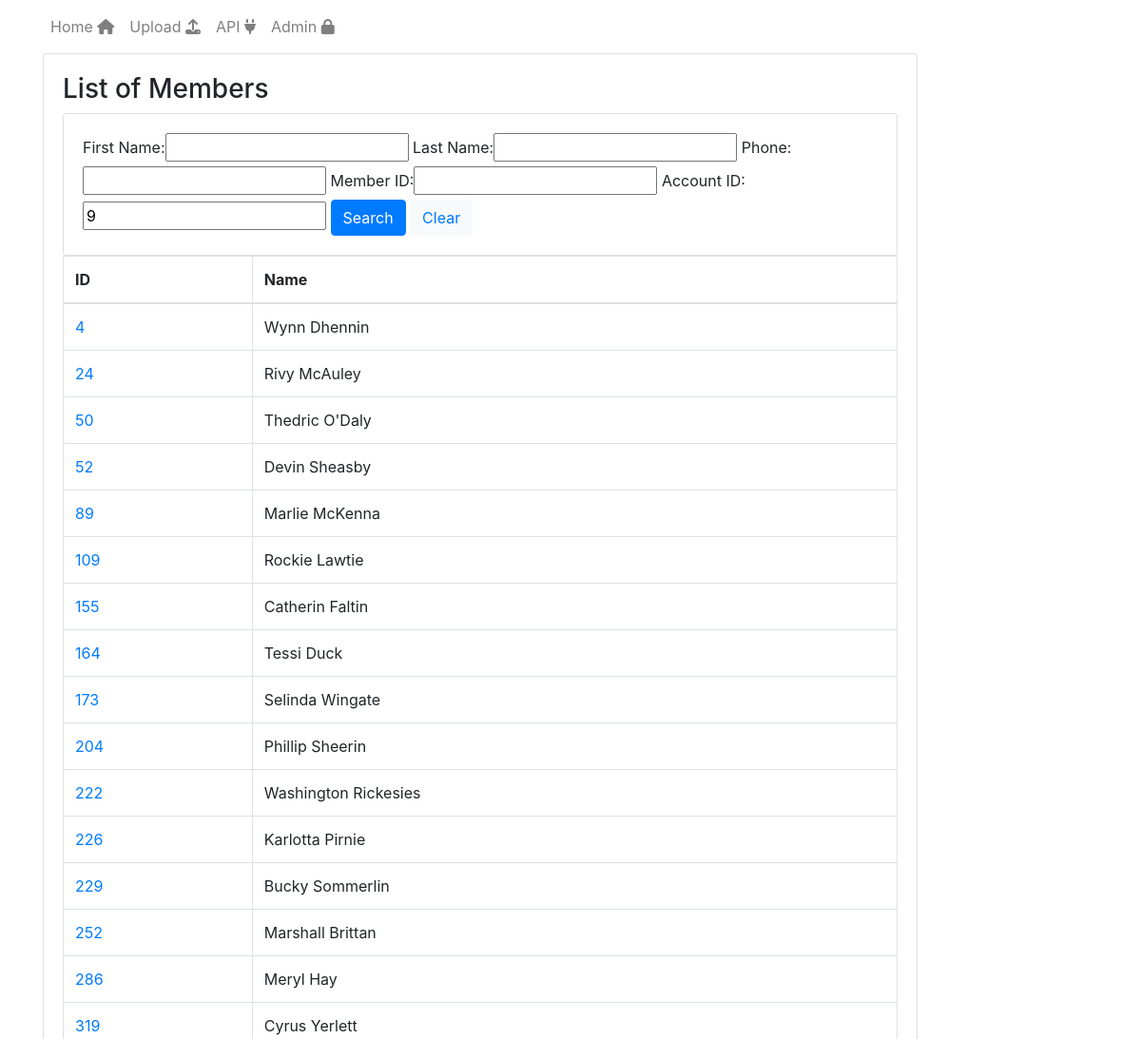
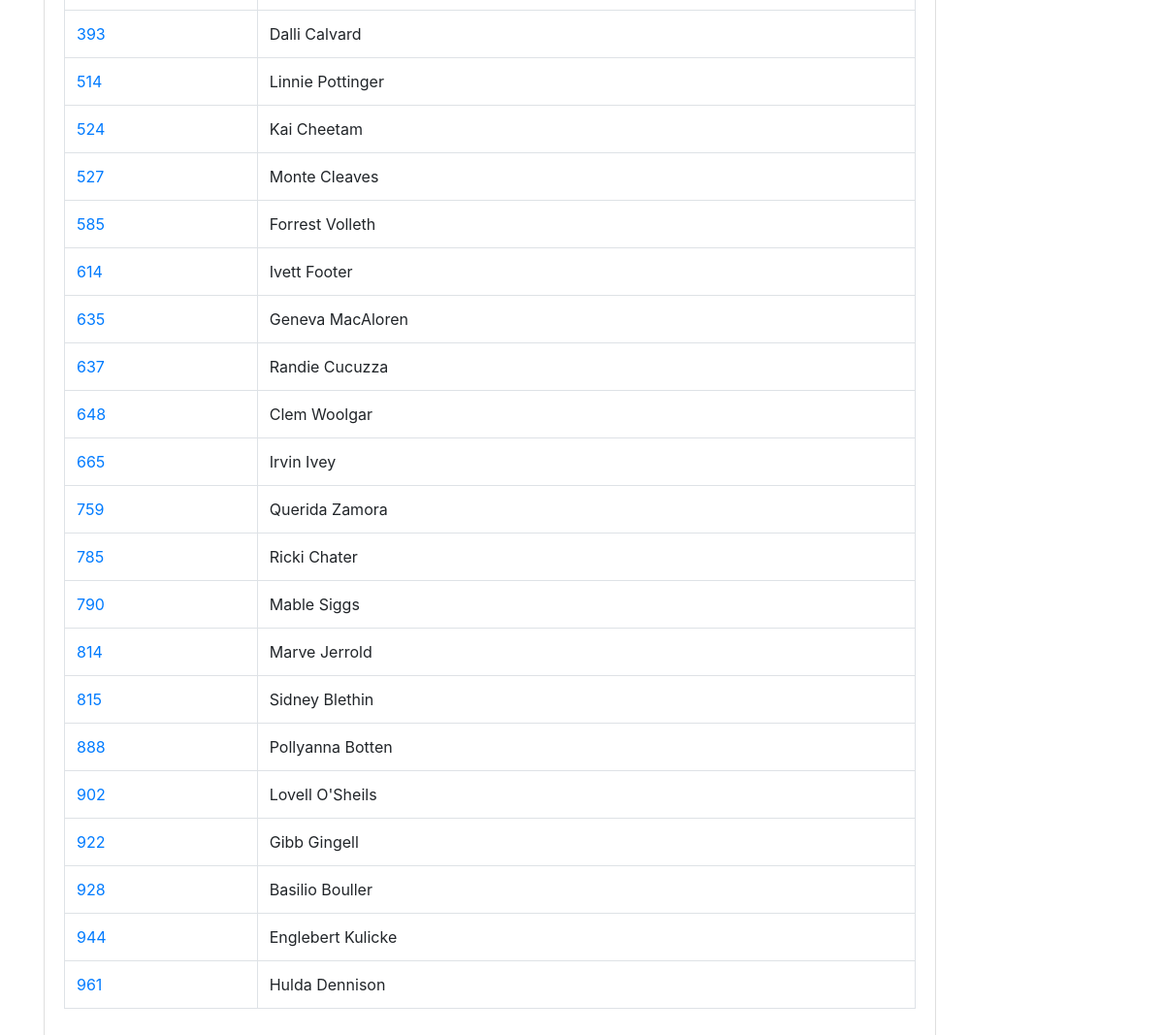
Page /?account_id=9 on the committed database (2 pictures, top to bottom).
### Members/models.py (models this page shows, shortened)
class Member(models.Model):
    first_name=models.CharField(max_length=100)
    last_name=models.CharField(max_length=100)
    phone_number=models.IntegerField()
    client_member_id=models.IntegerField()

### Members/views.py (the view)
# urls.py: path('', views.Members, name='home-page' ),
def Members(request, context={}):
    if request.method == 'GET' and 'account_id' in request.GET and request.GET['account_id'] != '':
        ac_id = request.GET['account_id']
        members = [account.member for account in Account.objects.filter(account_id=ac_id)]
        paginator = Paginator(members, 50)
        context['myFilter'] = MemberFilter(request.GET)
    else:
        members = Member.objects.all()
        myFilter = MemberFilter(request.GET, queryset=members)
        members = myFilter.qs
        paginator = Paginator(members, 50)
        context['myFilter'] = myFilter
    page = request.GET.get('page', 1)
    try:
        members = paginator.page(page)
    except PageNotAnInteger:
        members = paginator.page(1)
    except EmptyPage:
        members = paginator.page(paginator.num_pages)
    context['members'] =  members
    template = loader.get_template('Members/Members.html')
    return HttpResponse(template.render(context, request))

### Members/templates/Members/Members.html (shortened to what this page needs)
{% extends 'base.html' %}
{% block content %}
  <h3>List of Members</h3>
 <div class="row">
     <div class="col">
         <div class="card card-body">
             <form method="get">
                 {{ myFilter.form }}
                 <button class="btn btn-primary" type="submit">Search</button>
                  <button class="btn btn-light"> <a href="/">Clear</a></button>
             </form>
         </div>
     </div>
 </div>
<table class="table table-bordered">
  <thead>
    <tr>
      <th>ID</th>
      <th>Name</th>
    </tr>
  </thead>
  <tbody>
    {% for x in members %}
      <tr>
         <td><a href="/{{x.id}}">{{ x.id }}</a></td>
        <td>{{ x.first_name }} {{ x.last_name }}</td>
      </tr>
    {% endfor %}
  </tbody>
</table>
{% endblock %}

### Members/static/css/app.css (style rules this page uses)
body { background-color: gray-light; }

### rows in the picture
Member: id "4", first_name "Wynn", last_name "Dhennin"
Member: id "24", first_name "Rivy", last_name "McAuley"
Member: id "50", first_name "Thedric", last_name "O'Daly"
Member: id "52", first_name "Devin", last_name "Sheasby"
Member: id "89", first_name "Marlie", last_name "McKenna"
Member: id "109", first_name "Rockie", last_name "Lawtie"
Member: id "155", first_name "Catherin", last_name "Faltin"
Member: id "164", first_name "Tessi", last_name "Duck"
Member: id "173", first_name "Selinda", last_name "Wingate"
Member: id "204", first_name "Phillip", last_name "Sheerin"
Member: id "222", first_name "Washington", last_name "Rickesies"
Member: id "226", first_name "Karlotta", last_name "Pirnie"
Member: id "229", first_name "Bucky", last_name "Sommerlin"
Member: id "252", first_name "Marshall", last_name "Brittan"
Member: id "286", first_name "Meryl", last_name "Hay"
Member: id "319", first_name "Cyrus", last_name "Yerlett"
Member: id "393", first_name "Dalli", last_name "Calvard"
Member: id "514", first_name "Linnie", last_name "Pottinger"
Member: id "524", first_name "Kai", last_name "Cheetam"
Member: id "527", first_name "Monte", last_name "Cleaves"
Member: id "585", first_name "Forrest", last_name "Volleth"
Member: id "614", first_name "Ivett", last_name "Footer"
Member: id "635", first_name "Geneva", last_name "MacAloren"
Member: id "637", first_name "Randie", last_name "Cucuzza"
Member: id "648", first_name "Clem", last_name "Woolgar"
Member: id "665", first_name "Irvin", last_name "Ivey"
Member: id "759", first_name "Querida", last_name "Zamora"
Member: id "785", first_name "Ricki", last_name "Chater"
Member: id "790", first_name "Mable", last_name "Siggs"
Member: id "814", first_name "Marve", last_name "Jerrold"
Member: id "815", first_name "Sidney", last_name "Blethin"
Member: id "888", first_name "Pollyanna", last_name "Botten"
Member: id "902", first_name "Lovell", last_name "O'Sheils"
Member: id "922", first_name "Gibb", last_name "Gingell"
Member: id "928", first_name "Basilio", last_name "Bouller"
Member: id "944", first_name "Englebert", last_name "Kulicke"
Member: id "961", first_name "Hulda", last_name "Dennison"
